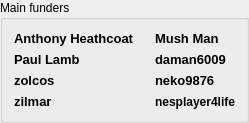
       <widget class="QGroupBox" name="groupBox_2">
        <property name="sizePolicy">
         <sizepolicy hsizetype="Expanding" vsizetype="Preferred">
          <horstretch>0</horstretch>
          <verstretch>0</verstretch>
         </sizepolicy>
        </property>
        <property name="title">
         <string>Main funders</string>
        </property>
        <layout class="QGridLayout" name="gridLayout_2">
         <property name="horizontalSpacing">
          <number>20</number>
         </property>
         <item row="0" column="0">
          <widget class="QLabel" name="label_5">
           <property name="sizePolicy">
            <sizepolicy hsizetype="Minimum" vsizetype="Preferred">
             <horstretch>0</horstretch>
             <verstretch>0</verstretch>
            </sizepolicy>
           </property>
           <property name="font">
            <font>
             <pointsize>10</pointsize>
             <weight>75</weight>
             <bold>true</bold>
            </font>
           </property>
           <property name="text">
            <string notr="true">Anthony Heathcoat</string>
           </property>
          </widget>
         </item>
         <item row="1" column="0">
          <widget class="QLabel" name="label_7">
           <property name="sizePolicy">
            <sizepolicy hsizetype="Minimum" vsizetype="Preferred">
             <horstretch>0</horstretch>
             <verstretch>0</verstretch>
            </sizepolicy>
           </property>
           <property name="font">
            <font>
             <pointsize>10</pointsize>
             <weight>75</weight>
             <bold>true</bold>
            </font>
           </property>
           <property name="text">
            <string notr="true">Paul Lamb</string>
           </property>
          </widget>
         </item>
         <item row="1" column="1">
          <widget class="QLabel" name="label_8">
           <property name="font">
            <font>
             <pointsize>10</pointsize>
             <weight>75</weight>
             <bold>true</bold>
            </font>
           </property>
           <property name="text">
            <string notr="true">daman6009</string>
           </property>
          </widget>
         </item>
         <item row="0" column="1">
          <widget class="QLabel" name="label_6">
           <property name="font">
            <font>
             <pointsize>10</pointsize>
             <weight>75</weight>
             <bold>true</bold>
            </font>
           </property>
           <property name="text">
            <string notr="true">Mush Man</string>
           </property>
          </widget>
         </item>
         <item row="2" column="0">
          <widget class="QLabel" name="label_9">
           <property name="sizePolicy">
            <sizepolicy hsizetype="Minimum" vsizetype="Preferred">
             <horstretch>0</horstretch>
             <verstretch>0</verstretch>
            </sizepolicy>
           </property>
           <property name="font">
            <font>
             <pointsize>10</pointsize>
             <weight>75</weight>
             <bold>true</bold>
            </font>
           </property>
           <property name="text">
            <string notr="true">zolcos</string>
           </property>
          </widget>
         </item>
         <item row="3" column="0">
          <widget class="QLabel" name="label_11">
           <property name="sizePolicy">
            <sizepolicy hsizetype="Minimum" vsizetype="Preferred">
             <horstretch>0</horstretch>
             <verstretch>0</verstretch>
            </sizepolicy>
           </property>
           <property name="font">
            <font>
             <pointsize>10</pointsize>
             <weight>75</weight>
             <bold>true</bold>
            </font>
           </property>
           <property name="text">
            <string notr="true">zilmar</string>
           </property>
          </widget>
         </item>
         <item row="2" column="1">
          <widget class="QLabel" name="label_10">
           <property name="font">
            <font>
             <pointsize>10</pointsize>
             <weight>75</weight>
             <bold>true</bold>
            </font>
           </property>
           <property name="text">
            <string notr="true">neko9876</string>
           </property>
          </widget>
         </item>
         <item row="3" column="1">
          <widget class="QLabel" name="label_12">
           <property name="font">
            <font>
             <weight>75</weight>
             <bold>true</bold>
            </font>
           </property>
           <property name="text">
            <string notr="true">nesplayer4life</string>
           </property>
          </widget>
         </item>
        </layout>
       </widget>
